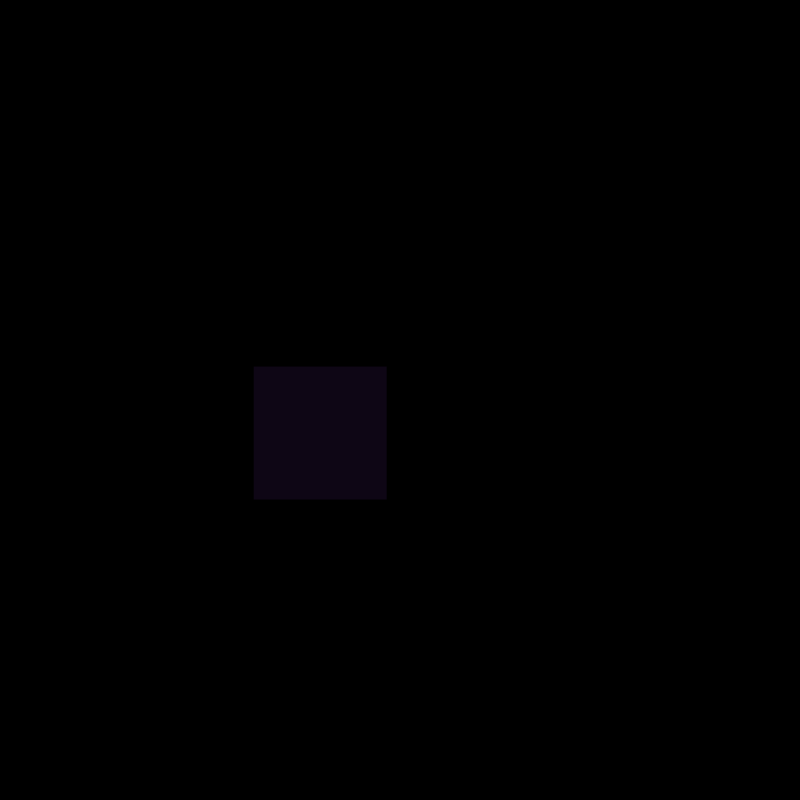
Frame 1 (no input)
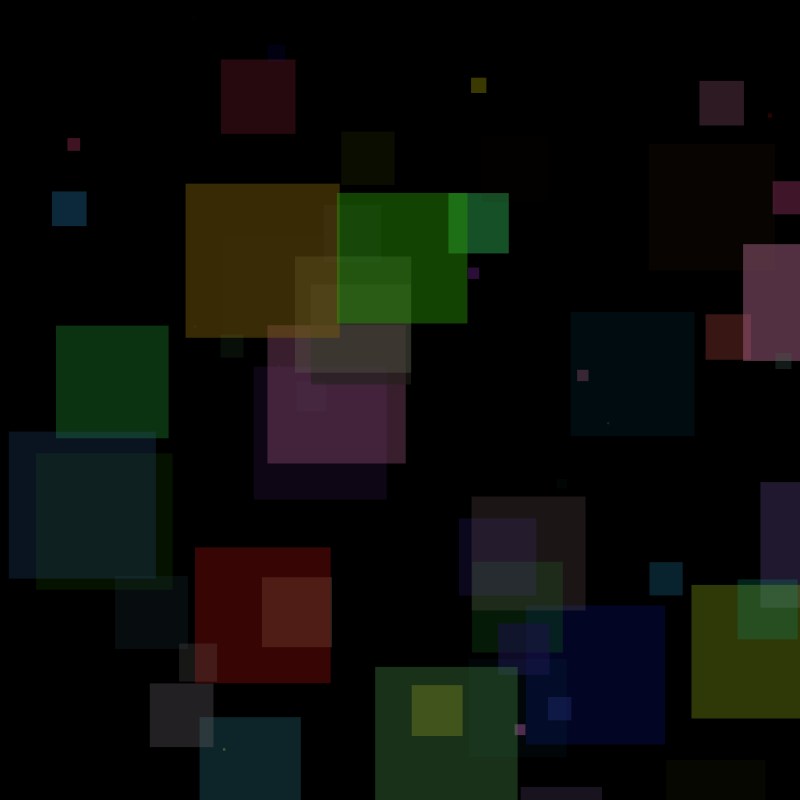
Frame 60 (the mouse pressed at the canvas centre just before this capture)
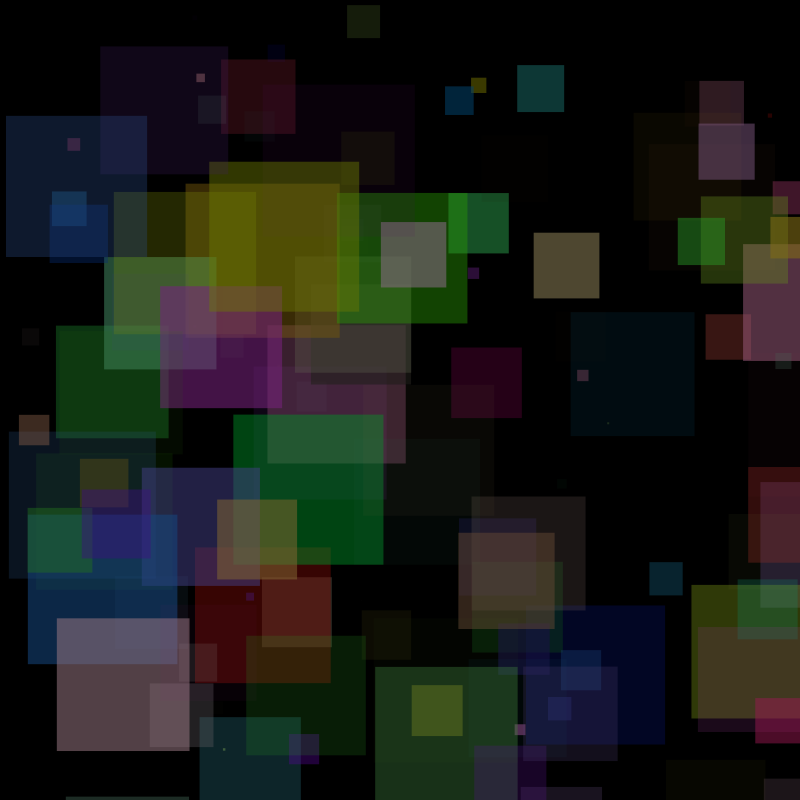
Frame 120 (the mouse held since frame 60 and released just before this capture)

The Processing sketch that drew these frames (run headless with seeded random() and noise(); from frame 60 on, the mouse is pressed at the canvas centre):

// Processing sketch: processing_31270
// ── processing_31270.pde

float r;
float g;
float b;
float a;
 
float diam;
float x;
float y;

void setup()
{
  
  size(800,800);
  background(0);
  smooth();
  
}
void draw() {
  
  r = random(155);
  g = random(155);
  b = random(155);
  a = random(155);
  diam = random(155);
  x = random(width);
  y = random(height);
  
  noStroke();
  fill(r,g,b,a);
  rect(x,y,diam,diam);
}
  
